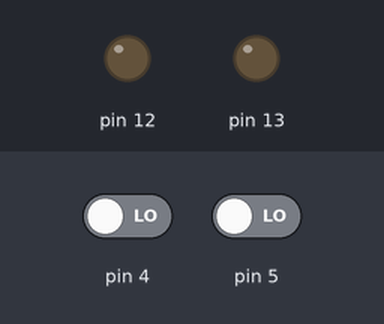
The sketch below on a simulated Arduino Uno, built with avr-gcc and run on an emulated ATmega328P. Parts: output pins drawn as LEDs (lit = HIGH). Inputs (shaded band) come from the test bench; at power-on: pin 4 LOW, pin 5 LOW. Random numbers use the default seed unless the sketch sets one.

Above: at 1.2 s.
1.3 s: pin 4 driven HIGH
At 1.83 s:
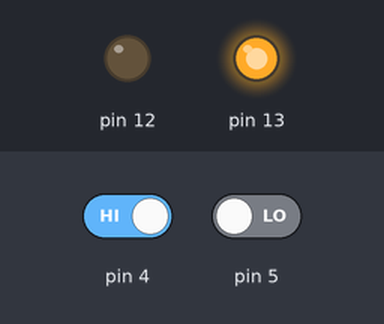
At 4.1 s:
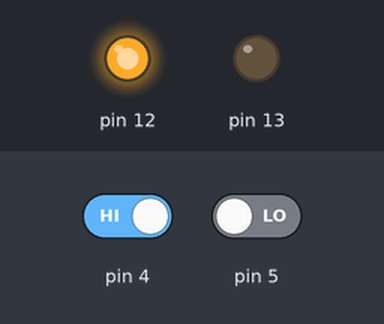
4.3 s: pin 5 driven HIGH
Timing chart, 0 to 13.3 s (numbered marks = the images above; inputs shaded):
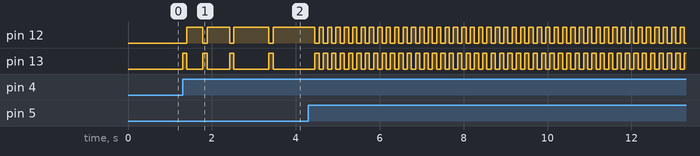

Measured:
- after the input at 1.3 s, pin 12: goes HIGH 0.38 s, LOW 0.10 s, HIGH 0.54 s, LOW 0.10 s, HIGH 0.83 s, LOW 0.10 s, then HIGH, starting after 0.10 s; pin 13: LOW → HIGH at once, → LOW 0.10 s later, → HIGH 0.38 s later, → LOW 0.10 s later, … (8 changes in this stretch)

The sketch:

controller.ino
```cpp
void setup(){
  // initialize light pins
  pinMode(13, OUTPUT);
  pinMode(12, OUTPUT);

  // initialize RNG (assumes pin 0 is empty)
  randomSeed(analogRead(0));
}

void loop(){
  // get button presses
  int b1 = digitalRead(5);
  int b2 = digitalRead(4);

  // button 1 (pin 5) is pressed
  if(b1){
    // alternates lights at regular intervals
    // of 100sec as long as button 1 is held
    if(digitalRead(13)){
      digitalWrite(13, LOW);
      digitalWrite(12, HIGH);
    }
    else {
      digitalWrite(13, HIGH);
      digitalWrite(12, LOW);
    }
    delay(100);
  }

  // button 2 (pin 4) is pressed
  else if(b2){
    // alternates lights at random intervals
    // switching between 100sec and a
    // random delay of 100-500sec as long as
    // button 1 is held
    if(digitalRead(13)){
      digitalWrite(13, LOW);
      digitalWrite(12, HIGH);
      delay(random(100, 1000));
    }
    else {
      digitalWrite(13, HIGH);
      digitalWrite(12, LOW);
      delay(100);
    }
  }

  // no buttons are pressed
  else {
    digitalWrite(13, LOW);
    digitalWrite(12, LOW);
  }
}
```
